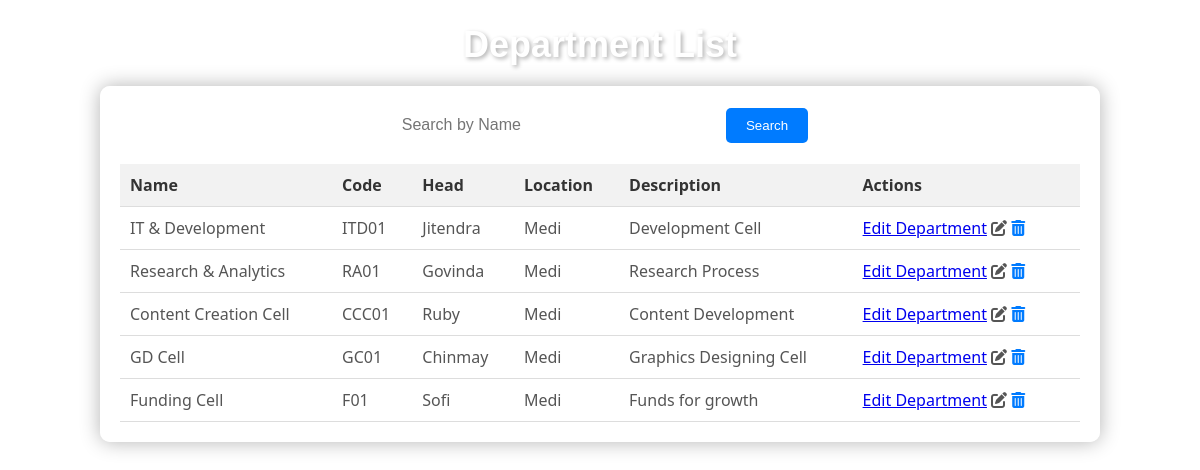
The app's page /Dlist/ with its own data.
### ETMDAPP/models.py (models this page shows, shortened)
class Department(models.Model):
    name = models.CharField(max_length=100,unique=True)
    code = models.CharField(max_length=20, unique=True)
    head = models.CharField(max_length=100)
    location = models.CharField(max_length=100)
    description = models.TextField()

### ETMDAPP/views.py (the view)
# urls.py: path('Dlist/', views.department_list, name='Dlist'),
def department_list(request):
    departments = Department.objects.all()
    total_departments = departments.count()
    context = {
        'departments': departments,
        'total_departments': total_departments
    }
    return render(request, 'Dlist.html', context)

### ETMDAPP/templates/Dlist.html (shortened to what this page needs)
<!DOCTYPE html>
<html lang="en">
<head>
    <link rel="stylesheet" href="https://cdnjs.cloudflare.com/ajax/libs/font-awesome/6.0.0-beta3/css/all.min.css">
</head>
<body>
    <h1>Department List</h1>
    <div class="container">
         <div class="search-container">
            <form method="POST" action="{% url 'search_department' %}">
                <input type="text" id="name" name="name" value="{{ query_name }}" placeholder="Search by Name">
                <button type="submit">Search</button>
            </form>
        </div>
        <div class="table-container">
            <table>
                <thead>
                    <tr>
                        <th>Name</th>
                        <th>Code</th>
                        <th>Head</th>
                        <th>Location</th>
                        <th>Description</th>
                        <th>Actions</th>
                    </tr>
                </thead>
                <tbody>
                    {% for department in departments %}
                        <tr>
                            <td>{{ department.name }}</td>
                            <td>{{ department.code }}</td>
                            <td>{{ department.head }}</td>
                            <td>{{ department.location }}</td>
                            <td>{{ department.description }}</td>
                            <td>
                                <a href="{% url 'edit_department' department_id=department.id %}">Edit Department</a>
                                <i class="fas fa-edit"></i></a>
                                <a href="{% url 'delete_department' department.pk %}" class="delete-icon"><i class="fas fa-trash-alt"></i></a>
                            </td>
                        </tr>
                    {% endfor %}
                </tbody>
            </table>
        </div>
    </div>
</body>
</html>

### ETMDAPP/templates/Dlist.html (style rules this page uses)
body { font-family: 'Segoe UI', Tahoma, Geneva, Verdana, sans-serif; margin: 0; padding: 0; background-image: url('https://source.unsplash.com/1600x900/?department'); background-size: cover; background-position: center; color: black; }
h1 { text-align: center; margin-bottom: 20px; font-family: 'Poppins', sans-serif; font-size: 36px; color: #fff; text-shadow: 2px 2px 4px rgba(0, 0, 0, 0.3); }
.container { width: 80%; margin: 0 auto; background-color: rgba(255, 255, 255, 0.9); padding: 20px; border-radius: 10px; box-shadow: 0 0 20px rgba(0, 0, 0, 0.3); }
.table-container { overflow-x: auto; }
table { width: 100%; border-collapse: collapse; }
th, td { padding: 10px; text-align: left; border-bottom: 1px solid #dddddd; }
th { background-color: #f2f2f2; font-weight: 600; color: #333; }
td { font-weight: 400; color: #555; }
.search-container { display: flex; justify-content: center; align-items: center; margin-bottom: 20px; }
.search-container input[type=text] { width: 300px; padding: 10px; border: none; border-radius: 5px; font-size: 16px; background-color: rgba(255, 255, 255, 0.8); margin-right: 10px; transition: background-color 0.3s, box-shadow 0.3s; }
.search-container button { padding: 10px 20px; border: none; border-radius: 5px; background-color: #007bff; color: #ffffff; cursor: pointer; transition: background-color 0.3s; }
.edit-icon, .delete-icon { color: #007bff; margin-right: 10px; cursor: pointer; transition: color 0.3s; }

### records on screen
Department: name "IT & Development", code "ITD01", head "Jitendra", location "Medi", description "Development Cell"
Department: name "Research & Analytics", code "RA01", head "Govinda", location "Medi", description "Research Process"
Department: name "Content Creation Cell", code "CCC01", head "Ruby", location "Medi", description "Content Development"
Department: name "GD Cell", code "GC01", head "Chinmay", location "Medi", description "Graphics Designing Cell"
Department: name "Funding Cell", code "F01", head "Sofi", location "Medi", description "Funds for growth"
